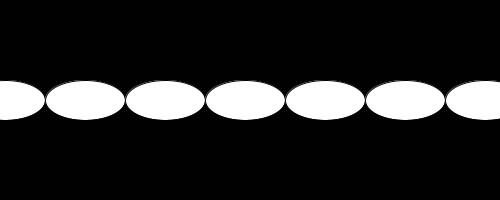
Frame 1 (no input)
Frame 60 (the mouse pressed at the canvas centre just before this capture): identical to frame 1, image omitted
Frame 120 (the mouse held since frame 60 and released just before this capture): identical to frame 1, image omitted

The Processing sketch that drew this single still picture (run headless with seeded random() and noise(); from frame 60 on, the mouse is pressed at the canvas centre):

// Processing sketch: processing_62469
// ── processing_62469.pde

void setup() {
  size ( 500, 200);
  smooth();
    }
    
    
void draw() {
 background(0);
noCursor();
  for(int i = 5; i < width; i = i + 80) {
 fill (255);
 ellipse(i, 100, 80, 40);
    }
  }
